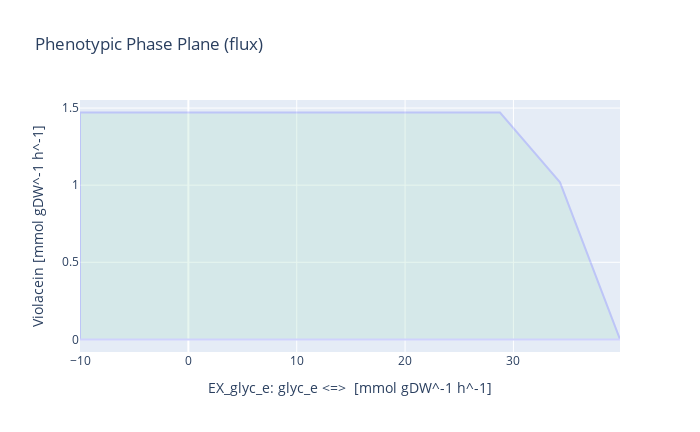
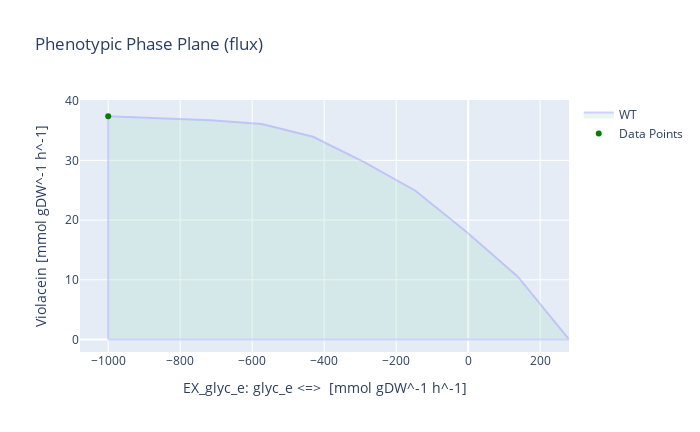

These figures' notebook cell, in order:
### Markdown cell above
## Glycerol as substrate

### Code cell
medium = model_LB_vio_fad.medium

with model_LB_vio_fad:
    
    medium['EX_glc__D_e'] = 0
    medium['EX_glyc_e'] = 10
    model_LB_vio_fad.medium = medium
    
    model_LB_vio_fad.objective = model_LB_vio_fad.reactions.Violacein
    violacein_production = model_LB_vio_fad.optimize().objective_value
    
    model_LB_vio_fad.objective = model_LB_vio_fad.reactions.Growth
    growth_rate = model_LB_vio_fad.optimize().objective_value

    violacein_glyc_yield = violacein_production / (-1*model_LB_vio_fad.reactions.EX_glyc_e.flux)
    
    result = phenotypic_phase_plane(model_LB_vio_fad, 
                                variables=[model_LB_vio_fad.reactions.EX_glyc_e],
                                objective=model_LB_vio_fad.reactions.Violacein,
                                points=10)
    result.plot(plotter)
    
    print('Oxygen and Glycerol boundaries set to default values (-10):')
    print('- Growth rate for V. natriegens [h^-1]:', growth_rate)
    print('- Max. violacein production [mmol gDW^-1 h^-1]:', violacein_production)
    print('- Theoretical maximum yield [mmol_vio / mmol_glyc]:', violacein_glyc_yield)
    
    
    model_LB_vio_fad.reactions.EX_o2_e.lower_bound = -1000
    model_LB_vio_fad.reactions.EX_glyc_e.lower_bound = -1000
    
    model_LB_vio_fad.objective = model_LB_vio_fad.reactions.Violacein
    violacein_production = model_LB_vio_fad.optimize().objective_value
    
    model_LB_vio_fad.objective = model_LB_vio_fad.reactions.Growth
    growth_rate = model_LB_vio_fad.optimize().objective_value
    
    violacein_glyc_yield = violacein_production / (-1*model_LB_vio_fad.reactions.EX_glyc_e.flux)
    
    result = phenotypic_phase_plane(model_LB_vio_fad, 
                                variables=[model_LB_vio_fad.reactions.EX_glyc_e],
                                objective=model_LB_vio_fad.reactions.Violacein,
                                points=10)
    x = result.data_frame.EX_glyc_e[result.data_frame.objective_upper_bound.idxmax()]
    y = result.data_frame.objective_upper_bound[result.data_frame.objective_upper_bound.idxmax()]
    result.plot(plotter, points=[(x,y)], points_colors=["green"])
    
    print('Setting Oxygen and Glycerol boundaries to -1000:')
    print("- The optimal Glycerol uptake for Violacein flux is [h^-1]:", result.data_frame.EX_glyc_e[result.data_frame.objective_upper_bound.idxmax()])
    print('- Growth rate for V. natriegens [h^-1]:', growth_rate)
    print('- Max. violacein production [mmol gDW^-1 h^-1]:', violacein_production)
    print('- Theoretical maximum yield [mmol_vio / mmol_glyc]:', violacein_glyc_yield)

### Figure 1 — Plotly figure (JSON) as saved in the notebook; plotly's stock layout.template omitted (floating-point values rounded to 4 significant figures)
{"data": [{"fill": "toself", "fillcolor": "#B3E2CD", "hoverinfo": "none", "marker": {"line": {"color": "#B3E2CD"}, "opacity": 0.3}, "mode": "lines", "name": "WT", "opacity": 0.3, "type": "scatter", "x": [-10, -4.463, 1.074, 6.612, 12.15, 17.69, 23.22, 28.76, 34.3, 39.83, 39.83, 34.3, 28.76, 23.22, 17.69, 12.15, 6.612, 1.074, -4.463, -10, -10, -10], "y": [0, 0, -7.521e-16, 3.141e-14, -1.23e-13, 4.973e-16, 3.618e-14, -2.552e-16, -8.033e-14, -1.075e-14, 2.161e-13, 1.019, 1.471, 1.471, 1.471, 1.471, 1.471, 1.471, 1.471, 1.471, 0, 1.471]}], "layout": {"height": 432, "title": {"text": "Phenotypic Phase Plane (flux)"}, "width": 700, "xaxis": {"autorange": true, "range": [-10, 39.83], "title": {"text": "EX_glyc_e: glyc_e <=>  [mmol gDW^-1 h^-1]"}, "type": "linear"}, "yaxis": {"autorange": true, "range": [-0.0817, 1.552], "title": {"text": "Violacein [mmol gDW^-1 h^-1]"}, "type": "linear"}}}

### Figure 2 — Plotly figure (JSON) as saved in the notebook; plotly's stock layout.template omitted (floating-point values rounded to 4 significant figures)
{"data": [{"fill": "toself", "fillcolor": "#B3E2CD", "hoverinfo": "none", "marker": {"line": {"color": "#B3E2CD"}, "opacity": 0.3}, "mode": "lines", "name": "WT", "opacity": 0.3, "type": "scatter", "x": [-1000, -857.8, -715.5, -573.3, -431.1, -288.8, -146.6, -4.379, 137.9, 280.1, 280.1, 137.9, -4.379, -146.6, -288.8, -431.1, -573.3, -715.5, -857.8, -1000, -1000, -1000], "y": [0, 0, 0, 0, -2.213e-14, 2.488e-14, 3.332e-13, 2.205e-14, 1.225e-14, 4.285e-15, 1.471e-13, 10.52, 18.01, 24.92, 29.71, 33.97, 36.1, 36.72, 37.05, 37.39, 0, 37.39]}, {"marker": {"color": ["green"]}, "mode": "markers", "name": "Data Points", "type": "scatter", "x": [-1000], "y": [37.39]}], "layout": {"height": 432, "title": {"text": "Phenotypic Phase Plane (flux)"}, "width": 700, "xaxis": {"autorange": true, "range": [-1078.0, 280.1], "title": {"text": "EX_glyc_e: glyc_e <=>  [mmol gDW^-1 h^-1]"}, "type": "linear"}, "yaxis": {"autorange": true, "range": [-2.112, 40.13], "title": {"text": "Violacein [mmol gDW^-1 h^-1]"}, "type": "linear"}}}
